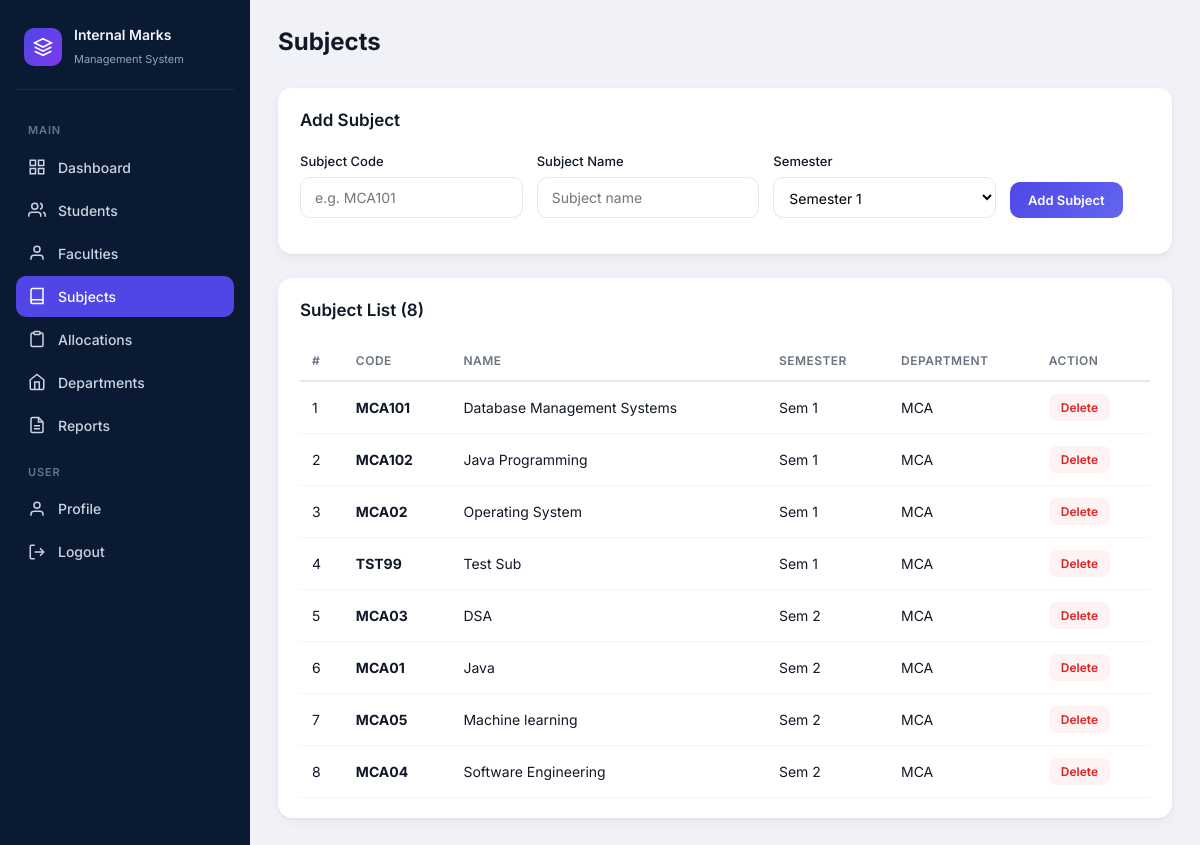
Screenshot of /subjects (signed in) with the database file from the repository.
### tables this page shows
CREATE TABLE subjects (
            id INTEGER PRIMARY KEY AUTOINCREMENT,
            code TEXT UNIQUE NOT NULL,
            name TEXT NOT NULL,
            semester INTEGER NOT NULL DEFAULT 1,
            department TEXT NOT NULL DEFAULT 'MCA',
            created_at TEXT NOT NULL
        );

### app.py (the view, shortened to what this page needs)
@app.route("/subjects", methods=["GET", "POST"])
@admin_required
def subjects():
    return render_template(
        "subjects.html",
        admin_name=session.get("admin_name", "Admin"),
        subjects=db.get_subjects(),
        active_page="subjects",
    )

### app.py (called while the page is built)
def admin_required(f):
    @wraps(f)
    def decorated(*args, **kwargs):
        if not session.get("logged_in") or session.get("role") != "admin":
            return redirect(url_for("login"))
        return f(*args, **kwargs)
    return decorated

### database.py (called while the page is built)
def get_subjects(department=DEPARTMENT):
    stmt = select(subjects).where(subjects.c.department == department).order_by(subjects.c.semester, subjects.c.name)
    with engine.connect() as conn:
        rows = conn.execute(stmt).mappings().all()
    return [dict(r) for r in rows]

### templates/subjects.html (shortened to what this page needs)
{% extends "base.html" %}
{% from "partials/flash.html" import flash_messages %}
{% block body %}
<div class="app-layout">
    {% include "partials/admin_sidebar.html" %}
    <main class="main">
        <header class="topbar">
            <h1>Subjects</h1>
        </header>
        <section class="panel">
            <div class="panel-header"><h2>Add Subject</h2></div>
            <form method="POST" class="inline-form">
                <div class="form-row">
                    <div class="form-group">
                        <label>Subject Code</label>
                        <input type="text" name="code" placeholder="e.g. MCA101" required>
                    </div>
                    <div class="form-group">
                        <label>Subject Name</label>
                        <input type="text" name="name" placeholder="Subject name" required>
                    </div>
                    <div class="form-group">
                        <label>Semester</label>
                        <select name="semester">
                            {% for s in range(1, 7) %}
                            <option value="{{ s }}">Semester {{ s }}</option>
                            {% endfor %}
                        </select>
                    </div>
                    <div class="form-group form-action">
                        <label>&nbsp;</label>
                        <button type="submit" class="btn-primary-sm">Add Subject</button>
                    </div>
                </div>
            </form>
        </section>
        <section class="panel">
            <div class="panel-header"><h2>Subject List ({{ subjects|length }})</h2></div>
            {% if subjects %}
            <div class="table-wrap">
                <table class="data-table">
                    <thead>
                        <tr>
                            <th>#</th>
                            <th>Code</th>
                            <th>Name</th>
                            <th>Semester</th>
                            <th>Department</th>
                            <th>Action</th>
                        </tr>
                    </thead>
                    <tbody>
                        {% for sub in subjects %}
                        <tr>
                            <td>{{ loop.index }}</td>
                            <td><strong>{{ sub.code }}</strong></td>
                            <td>{{ sub.name }}</td>
                            <td>Sem {{ sub.semester }}</td>
                            <td>{{ sub.department }}</td>
                            <td>
                                <form method="POST" action="{{ url_for('delete_subject', subject_id=sub.id) }}" onsubmit="return confirm('Delete {{ sub.name }}?')">
                                    <button type="submit" class="btn-danger-sm">Delete</button>
                                </form>
                            </td>
                        </tr>
                        {% endfor %}
                    </tbody>
                </table>
            </div>
            {% else %}
            <p class="empty-text">No subjects added yet.</p>
            {% endif %}
        </section>
    </main>
</div>
{% endblock %}

### static/css/style.css (style rules this page uses)
*, *::before, *::after { box-sizing: border-box; margin: 0; padding: 0; }
:root { --sidebar-bg: #0b1a33; --sidebar-hover: #152a4a; --sidebar-active: #4f46e5; --page-bg: #f0f2f7; --card-bg: #ffffff; --text-primary: #111827; --text-secondary: #6b7280; --text-muted: #9ca3af; --border: #e5e7eb; --purple: #7c3aed; --green: #059669; --yellow: #d97706; --pink: #db2777; --orange: #ea580c; --blue: #2563eb; --radius: 14px; --shadow: 0 1px 3px rgba(0, 0, 0, 0.06), 0 4px 12px rgba(0, 0, 0, 0.04); }
body { font-family: "Inter", system-ui, -apple-system, sans-serif; background: var(--page-bg); color: var(--text-primary); line-height: 1.5; }
.form-group { margin-bottom: 16px; }
.form-group label { display: block; font-size: 13px; font-weight: 500; color: var(--text-primary); margin-bottom: 6px; }
.form-group input { width: 100%; padding: 11px 14px; border: 1px solid var(--border); border-radius: 10px; font-size: 14px; font-family: inherit; outline: none; transition: border-color 0.15s, box-shadow 0.15s; }
.app-layout { display: flex; min-height: 100vh; }
.main { flex: 1; margin-left: 250px; padding: 24px 28px; min-height: 100vh; }
.topbar { display: flex; align-items: center; justify-content: space-between; margin-bottom: 28px; }
.topbar h1 { font-size: 24px; font-weight: 700; color: var(--text-primary); }
.panel { background: var(--card-bg); border-radius: var(--radius); padding: 20px 22px; box-shadow: var(--shadow); margin-bottom: 24px; }
.panel-header { display: flex; align-items: center; justify-content: space-between; margin-bottom: 18px; }
.panel-header h2 { font-size: 17px; font-weight: 600; }
.form-row { display: flex; flex-wrap: wrap; gap: 14px; align-items: flex-end; }
.form-row .form-group { flex: 1; min-width: 140px; }
.form-row .form-action { flex: 0; }
.form-group select { width: 100%; padding: 10px 11px; border: 1px solid var(--border); border-radius: 10px; font-size: 14px; font-family: inherit; outline: none; background: #fff; }
.btn-primary-sm { padding: 10px 18px; border: none; border-radius: 10px; background: linear-gradient(135deg, #4f46e5, #6366f1); color: #fff; font-size: 13px; font-weight: 600; font-family: inherit; cursor: pointer; white-space: nowrap; }
.btn-danger-sm { padding: 6px 12px; border: none; border-radius: 8px; background: #fef2f2; color: #dc2626; font-size: 12px; font-weight: 600; font-family: inherit; cursor: pointer; }
.table-wrap { overflow-x: auto; }
.data-table { width: 100%; border-collapse: collapse; font-size: 14px; }
.data-table th { text-align: left; padding: 10px 12px; font-size: 12px; font-weight: 600; color: var(--text-secondary); text-transform: uppercase; letter-spacing: 0.04em; border-bottom: 2px solid var(--border); }
.data-table td { padding: 12px; border-bottom: 1px solid #f3f4f6; }

### rows the page displays
subjects: code "MCA101", name "Database Management Systems", semester "1", department "MCA"
subjects: code "MCA102", name "Java Programming", semester "1", department "MCA"
subjects: code "MCA02", name "Operating System", semester "1", department "MCA"
subjects: code "TST99", name "Test Sub", semester "1", department "MCA"
subjects: code "MCA03", name "DSA", semester "2", department "MCA"
subjects: code "MCA01", name "Java", semester "2", department "MCA"
subjects: code "MCA05", name "Machine learning", semester "2", department "MCA"
subjects: code "MCA04", name "Software Engineering", semester "2", department "MCA"

### other values shown
{{ subjects|length }} "8"
